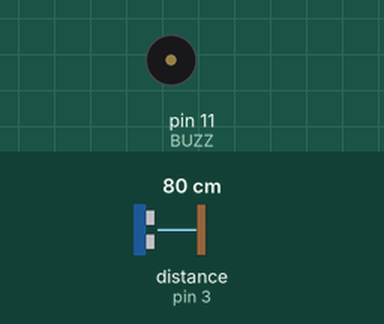
Bench run of a sketch on a simulated Arduino Uno, built with avr-gcc and run on an emulated ATmega328P. On the bench: buzzer (waves = sounding). Wiring (inferred from the names in the program): ultrasonic range finder: trigger pin 2; echo pin 3. The inputs (shaded band) are chosen by the test bench; at power-on: distance to the obstacle (sensor on pin 3) 80 cm. The echo pulse lasts 58.3 µs per cm.

Above: at 1.8 s.
1.9 s: distance to the obstacle (sensor on pin 3) set to 48 cm
3.4 s: distance to the obstacle (sensor on pin 3) set to 42 cm
At 5.0 s:
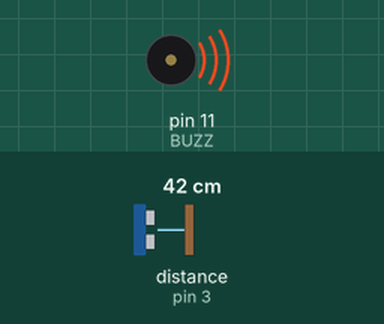
7.6 s: distance to the obstacle (sensor on pin 3) set to 60 cm
At 7.6 s:
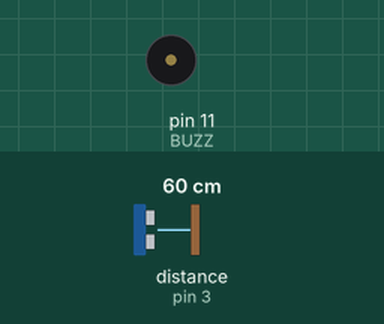
Timing chart, 0 to 10.6 s (numbered marks = the images above; inputs shaded):
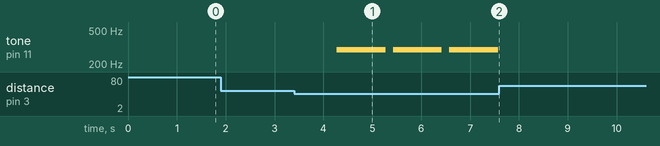

Measured:
- the behaviour switches between 45 and 44 cm on distance to the obstacle (sensor on pin 3) (found by bisection; images 0 and 1)
- after the input at 1.9 s, every drawn part: stays the same
- after the input at 3.4 s, tone on pin 11 (BUZZ): alternates 294 Hz for 1.0 s and silent for 0.15 s, starting after 0.87 s
- after the input at 7.6 s, tone on pin 11 (BUZZ): stops changing and stays silent

The sketch:

Cancion_Estrellita.ino
```cpp
/*
   Fundacion Kinal
   Centro Educativo Tecnico Laboral KINAL
   Quinto electronica
   Codigo Tecnico: EB5AM
   Curso: Taller de electronica digital
   Francisco Javier Barillas Velasquez
   2019376
*/
//Defino mis notas Musicales
  int TRIG = 2;
  int ECHO = 3;
  int BUZZ = 11;
  int DO  = 261;
  int RE  = 294;
  int MI  = 329;
  int FA  = 349;
  int SOL = 392;
  int LA  = 440;
  int SI  = 493;
  long DISTANCIA;
void setup() {
  pinMode(TRIG, OUTPUT);
  pinMode(ECHO, INPUT);
  pinMode(BUZZ, OUTPUT);
}
void loop() {
  MEDICION();
  Letras_Musicales();
}
  int MEDICION(){
  long T;
  digitalWrite(TRIG, HIGH);
  delayMicroseconds(10);
  digitalWrite(TRIG, LOW);
  T = pulseIn(ECHO, HIGH);
  DISTANCIA = T/58.2;
  delay(50);
  return DISTANCIA;
  }

  void Letras_Musicales(){
    if (DISTANCIA > 0 && DISTANCIA <= 4) {
    tone(BUZZ, DO, 500);
    delay(1);
    }
    else if (DISTANCIA > 4 && DISTANCIA <= 9) {
    tone(BUZZ, RE, 500);
    delay(1);
    }
    else if (DISTANCIA > 9 && DISTANCIA <= 14) {
    tone(BUZZ, MI, 500);
    delay(1);
    }
    else if (DISTANCIA > 14 && DISTANCIA <= 19) {
    tone(BUZZ, FA, 500);
    delay(1);
    }
    else if (DISTANCIA > 19 && DISTANCIA <= 24) {
    tone(BUZZ, SOL, 500);
    delay(1);
    }
    else if (DISTANCIA > 24 && DISTANCIA <= 29) {
    tone(BUZZ, LA, 500);
    delay(1);
    }
    else if (DISTANCIA > 29 && DISTANCIA <= 34) {
    tone(BUZZ, DO, 1000);
    delay(100);
    }
    else if (DISTANCIA > 34 && DISTANCIA <= 39) {
    tone(BUZZ, SOL, 1000);
    delay(100);
    }
    else if (DISTANCIA > 39 && DISTANCIA <= 44) {
    tone(BUZZ, RE, 1000);
    delay(100);
    }
    else {
    noTone(BUZZ);
    }
  delay(1000);  //Un segundo para que pueda volver empezar
}
```
